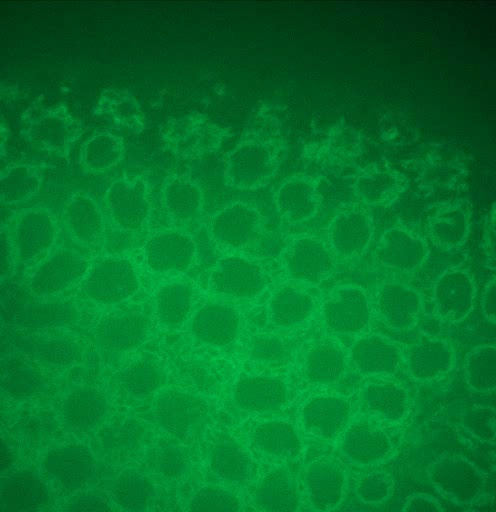
#> input picture 2_sample.jpg, 496 x 512 px, given in place of cellvid13.wmv, which was not available
$ python Video_Hist_Var.py   (older library calls are emulated)
#> lines starting #> are read from the running program, lines starting #| are printed output that depends on the picture; after the words box and inside, x2 and y2 are one past the last pixel; in counts of white or black regions, pixels touching at a corner belong together; pictures that were not available may be replaced by others from this repository, and a replacement may not be noted

#By Mayra Banuelos

import numpy as np
import cv2
import imutils

video=cv2.VideoCapture('cellvid13.wmv')
length = int(video.get(cv2.CAP_PROP_FRAME_COUNT))

def onChange(trackbarValue):
#> called with trackbarValue = 0
    video.set(cv2.CAP_PROP_POS_FRAMES,trackbarValue)
    err,image = video.read()
#> image is the input picture: shape (512, 496, 3); mean B, G, R 40.9, 116.2, 1.8
    image = cv2.cvtColor(image, cv2.COLOR_BGR2RGB)
    image_gauss = cv2.GaussianBlur(image, (3,3), 0,0)
    #image_gauss = cv2.fastNlMeansDenoisingColored(image, None, 10, 10, 7, 21)
    image_gray = cv2.cvtColor(image_gauss, cv2.COLOR_BGR2GRAY)
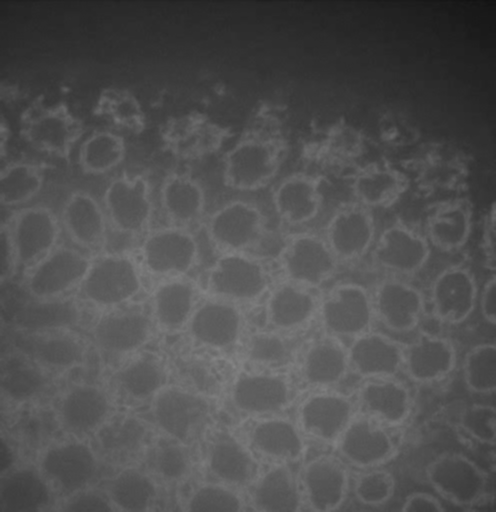
#> image_gray: shape (512, 496); min 18, max 133, mean 80.7
    image_gray = cv2.equalizeHist(image_gray)
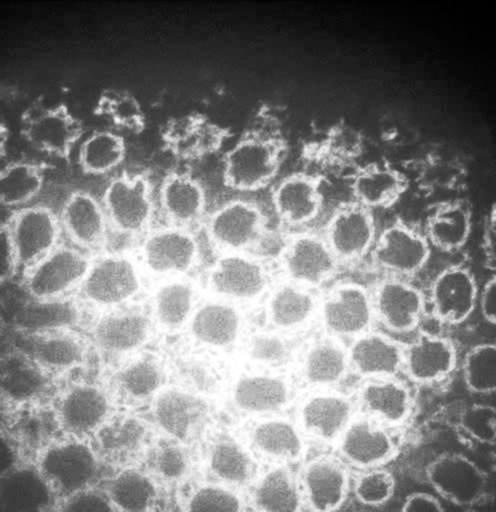
#> image_gray: shape (512, 496); min 0, max 255, mean 129.4
    #cv2.normalize(image_gray, image_gray, 0, 255, cv2.NORM_MINMAX)
    image_contours = image.copy()
    height, width, channels = image.shape
#> height = 512; width = 496; channels = 3
    counter = 0
    sum = 0
    areas = []

    #Adaptive Histogram Equalization
    clahe = cv2.createCLAHE(clipLimit=8, tileGridSize=(5,5))
    cl1 = clahe.apply(image_gray)
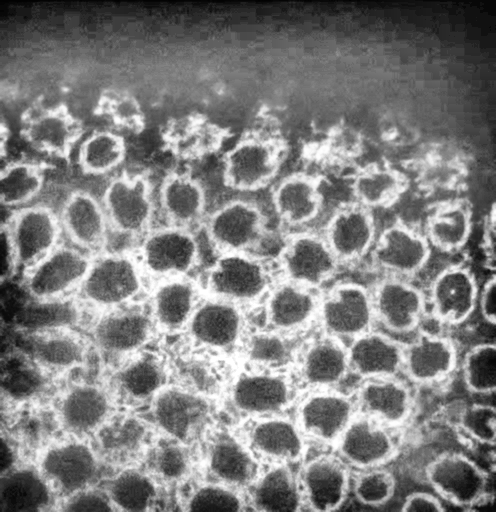
#> cl1: shape (512, 496); min 1, max 255, mean 126.8

    #Kernel Definitions
    kernel = cv2.getStructuringElement(cv2.MORPH_ELLIPSE,(3,3))
    kernel2 = cv2.getStructuringElement(cv2.MORPH_ELLIPSE,(4,4))

    #Threshold and Noise Reduction with dilation and erosion
    ret,image_edged = cv2.threshold(cl1,0,255,cv2.THRESH_BINARY+cv2.THRESH_OTSU)
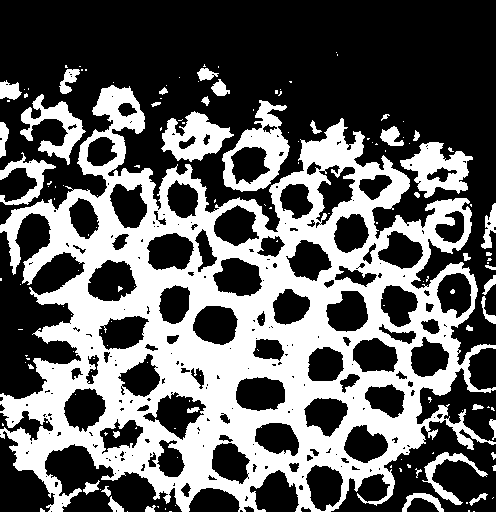
#> image_edged: shape (512, 496); 38.4% white; 147 white regions (107 under 20 px), largest, box (x1, y1, x2, y2) and area: (0, 85, 496, 512) 83734, (222, 100, 290, 192) 2553, (400, 142, 473, 198) 2047
#> ret = 138
    image_edged3=cv2.morphologyEx(image_edged, cv2.MORPH_OPEN, kernel)
#> image_edged3: shape (512, 496); 37.9% white; 68 white regions (25 under 20 px), largest, box (x1, y1, x2, y2) and area: (0, 85, 496, 512) 82845, (222, 128, 290, 192) 2069, (400, 142, 473, 198) 2023
    image_edged3=cv2.morphologyEx(image_edged3, cv2.MORPH_OPEN, kernel)
    image_edged3=cv2.morphologyEx(image_edged, cv2.MORPH_OPEN, kernel)
    image_edged3=cv2.morphologyEx(image_edged3, cv2.MORPH_OPEN, kernel)
    image_edged3=cv2.morphologyEx(image_edged3, cv2.MORPH_OPEN, kernel)
    image_edged3=cv2.morphologyEx(image_edged3, cv2.MORPH_OPEN, kernel)
    image_edged3=cv2.morphologyEx(image_edged3, cv2.MORPH_OPEN, kernel)
    image_edged3=cv2.morphologyEx(image_edged3, cv2.MORPH_CLOSE, kernel2)
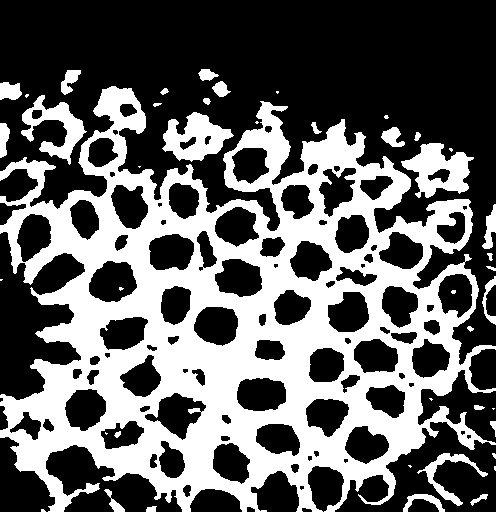
#> image_edged3: shape (512, 496); 39% white; 44 white regions (16 under 20 px), largest, box (x1, y1, x2, y2) and area: (0, 86, 496, 512) 89267, (401, 143, 474, 198) 2121, (162, 112, 234, 162) 1968
    image_edged3=cv2.morphologyEx(image_edged3, cv2.MORPH_CLOSE, kernel2)
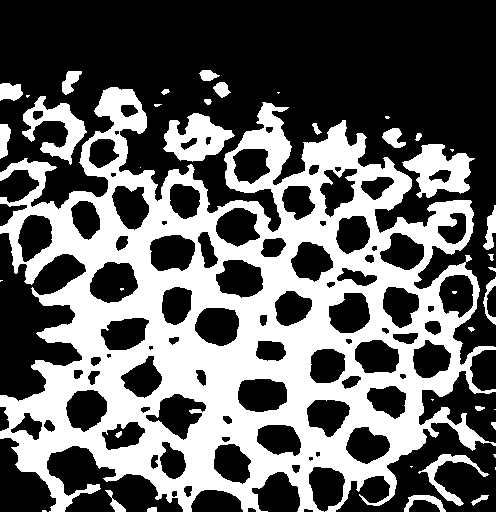
#> image_edged3: shape (512, 496); 39.3% white; 42 white regions (15 under 20 px), largest, box (x1, y1, x2, y2) and area: (0, 87, 496, 512) 90112, (402, 144, 475, 198) 2121, (163, 113, 235, 162) 1983
    #image_edged3=cv2.morphologyEx(image_edged3, cv2.MORPH_CLOSE, kernel)

    image_edged3[0:(height-1),0] = 255
    image_edged3[0:(height-1), (width-1)] = 255
    image_edged3[(height-1),0:(width-1)] = 255
    image_edged3[0,1:(width-1)] = 255
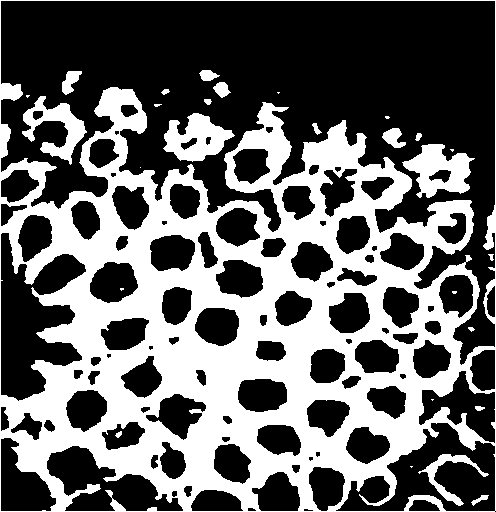
#> image_edged3: shape (512, 496); 39.9% white; 28 white regions (10 under 20 px)

    #Find Contours
    cnts = cv2.findContours(image_edged3.copy(), cv2.RETR_EXTERNAL, cv2.CHAIN_APPROX_TC89_KCOS)
#> cnts = 1 contour; box (x1, y1, x2, y2) and area: (0, 0, 496, 512) 252698
    cnts = cnts[0] if imutils.is_cv2() else cnts[1]
#> cnts = [[[0, 0], [0, 511], [495, 510], [495, 0]]]

    for i in cnts:
        #print(cv2.contourArea(i))
        if cv2.contourArea(i) == 0:
            continue;
        else:
            areas.append(cv2.contourArea(i))
            sum = cv2.contourArea(i) + sum
            #sum_t = sum_t + (cv2.contourArea(i) * cv2.contourArea(i))
            counter = counter + 1
#> this loop made 1 pass
#> (i, sum, counter) on pass 1: ([[0, 0], [0, 511], [495, 510], [495, 0]], 252697.5, 1)
#> after the loop, areas = [252697.5]; counter = 1; sum = 252697.5

    areas.remove(max(areas))
    import math

    avg = sum/counter
#> avg = 252697.5
    sum_sq = 0

    for i in range(len(areas)):
        var = sum - areas[i]
        var_sq = var * var
        sum_sq = sum_sq + var_sq
#> this loop made 0 passes
#> after the loop, sum_sq = 0
        #print(sum_sq)

    var_avg = sum_sq/counter
#> var_avg = 0
    variance = math.sqrt(var_avg)/counter
#> variance = 0
    # [11 lines of commented-out code are left out]
    minimum = (math.sqrt(variance) * math.sqrt(counter/2))
#> minimum = 0
    #minimum =  avg/20
    #minimum = avg - (avg/(2*check2))
    maximum = avg + variance
#> maximum = 252697.5
    print(areas, sum, variance, avg, maximum, minimum)
#| [] 252697.5 0.0 252697.5 252697.5 0.0

    cells=[]
    counter = 0
    #Ignore contours that do not satisfy size criteria
    for i in cnts:
        if cv2.contourArea(i) < minimum or cv2.contourArea(i) > maximum:
            continue;
        #obtain moment from cell objects
        M = cv2.moments(i)
        #obtain center coordinates and print them
        cx = int(M['m10']/M['m00'])
        cy = int(M['m01']/M['m00'])
        cells.append([cx,cy])
        cv2.circle(image_contours, (cx, cy), 5, (0, 255, 0), -1)
        hull = cv2.convexHull(i)
        x, y, w, h = cv2.boundingRect(i)
        print(x,y,w,h)
        # draw a green rectangle to visualize the bounding rect
        #cv2.rectangle(image_contours, (x, y), (x+w, y+h), (0, 0, 255), 2)
        #cv2.drawContours(image_contours,[hull],0,(0,255,0), 2)
        counter = counter + 1
#> this loop made 1 pass
#> (i, cx, cy, hull, x, y, w, h) on pass 1: ([[0, 0], [0, 511], [495, 510], [495, 0]], 247, 255, [[495, 0], [495, 510], [0, 511], [0, 0]], 0, 0, 496, 512)
#| 0 0 496 512
#> image_contours: shape (512, 496, 3); mean R, G, B 1.8, 116.2, 40.9
#> after the loop, cells = [[247, 255]]; counter = 1

    #Return Results
    #print(cnts)
    print(cells)
#| [[247, 255]]
    print ("Average Value is: %d and cells: %d" %(avg, counter))
#| Average Value is: 252697 and cells: 1
    #numpy_horizontal = np.hstack((image, image_contours))
    #numpy_horizontal_concat = np.concatenate((image, image_contours), axis = 1)
    #cv2.imshow("video", numpy_horizontal_concat)
    cv2.imshow("video", image_contours)

    #subset = onMouse()
    cv2.imshow('first', image_edged3)
    pass

cv2.namedWindow('video')
#Put in for loop to move automatically and to start again
cv2.createTrackbar( 'start', 'video', 0, length, onChange)
cv2.createTrackbar( 'end', 'video', length, 0, onChange )


def onMouse(event, x,y, flags, param):
    subset = []
    if event == cv2.EVENT_LBUTTONDOWN:

        print('x=%d, y=%d'%(x,y))
        for i in range (0,len(cells)):
            if x > cells[i][0]:
                if y < cells[i][1]:
                    subset.append(cells[i])
                else:
                    pass
            else:
                pass
    print(subset)

cv2.setMouseCallback('video', onMouse)

onChange(0)
cv2.waitKey(0)

start = cv2.getTrackbarPos('start','video')
#> start = 0
end   = cv2.getTrackbarPos('end','video')
#> end = 1

video.set(cv2.CAP_PROP_POS_FRAMES,start)
video.set(cv2.CAP_PROP_POS_FRAMES,start)

while(video.isOpened()):
  ret, image =video.read()
  if video.get(cv2.CAP_PROP_POS_FRAMES) >= end:
     break
  if cv2.waitKey(1) & 0xFF == ord('q'):
#> (key q is pressed here)
      break
